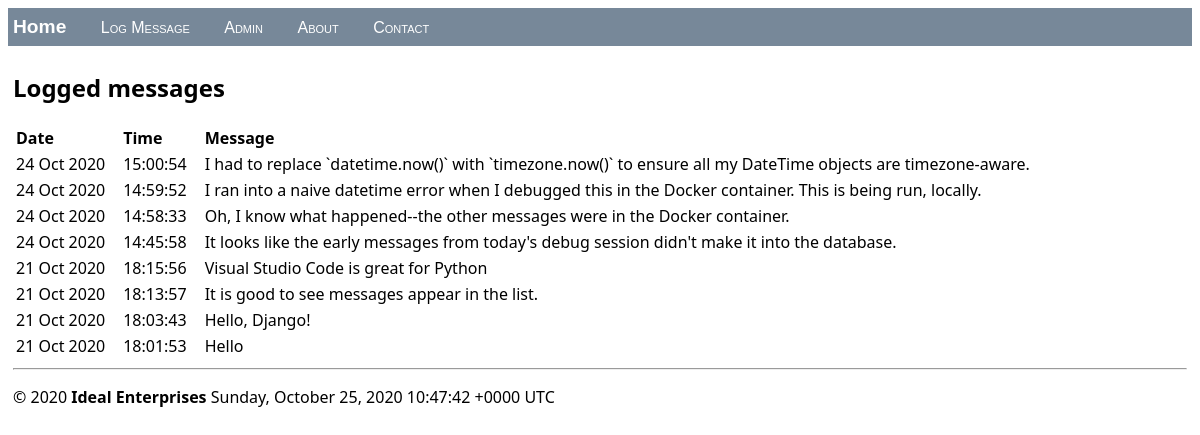
The page / on the database its author committed.
### hello/models.py (models this page shows, shortened)
class LogMessage(models.Model):
    message = models.CharField(max_length=300)
    log_date = models.DateTimeField("date logged")

### hello/views.py (the view)
class HomeListView(ListView):
    model = LogMessage
    def get_context_data(self, **kwargs):
        context = super(HomeListView, self).get_context_data(**kwargs)
        return context

### hello/templates/hello/home.html (shortened to what this page needs)
{% extends "hello/layout.html" %}
{% block content %}
    <h2>Logged messages</h2>
    {% if message_list %}
        <table class="message_list">
            <thead>
            <tr>
                <th>Date</th>
                <th>Time</th>
                <th>Message</th>
            </tr>
            </thead>
            <tbody>
            {% for message in message_list %}
                <tr>
                    <td>{{ message.log_date | date:'d M Y' }}</td>
                    <td>{{ message.log_date | time:'H:i:s' }}</td>
                    <td>
                        {{ message.message }}
                    </td>
                </tr>
            {% endfor %}
            </tbody>
        </table>
    {% else %}
        <p>No messages have been logged. Use the <a href="{% url 'log' %}">Log Message form</a>.</p>
    {% endif %}
{% endblock %}

### hello/templates/hello/layout.html (shortened to what this page needs)
<!DOCTYPE html>
<html>
<head>
    {% load static %}
    <link rel="stylesheet" type="text/css" href="{% static 'hello/site.css' %}"/>
</head>
<body>
<div class="navbar">
    <a href="{% url 'home' %}" class="navbar-brand">Home</a>
    <a href="{% url 'log' %}" class="navbar-item">Log Message</a>
    <a href="/admin/" class="navbar-item">Admin</a>
    <a href="{% url 'about' %}" class="navbar-item">About</a>
    <a href="{% url 'contact' %}" class="navbar-item">Contact</a>
</div>
<div class="body-content">
    {% block content %}
    {% endblock %}
    <hr/>
    <footer>
        <p>© {% now "Y" %}
            <strong>Ideal Enterprises</strong>
            {% now 'l, F d, Y  H:i:s O T' %}</p>
    </footer>
</div>
</body>
</html>

### hello/static/hello/site.css (style rules this page uses)
.message_list th,td { text-align: left; padding-right: 15px; }
.navbar { background-color: lightslategray; font-size: 1em; font-family: 'Trebuchet MS', 'Lucida Sans Unicode', 'Lucida Grande', 'Lucida Sans', Arial, sans-serif; color: white; padding: 8px 5px 8px 5px; }
.navbar a { text-decoration: none; color: inherit; }
.navbar-brand { font-size: 1.2em; font-weight: 600; }
.navbar-item { font-variant: small-caps; margin-left: 30px; }
.body-content { padding: 5px; font-family:'Segoe UI', Tahoma, Geneva, Verdana, sans-serif; }

### rows shown on the page
LogMessage: log_date "24 Oct 2020", log_date "15:00:54", message "I had to replace `datetime.now()` with `timezone.now()` to ensure all my DateTime objects are timezone-aware."
LogMessage: log_date "24 Oct 2020", log_date "14:59:52", message "I ran into a naive datetime error when I debugged this in the Docker container. This is being run, locally."
LogMessage: log_date "24 Oct 2020", log_date "14:58:33", message "Oh, I know what happened--the other messages were in the Docker container."
LogMessage: log_date "24 Oct 2020", log_date "14:45:58", message "It looks like the early messages from today's debug session didn't make it into the database."
LogMessage: log_date "21 Oct 2020", log_date "18:15:56", message "Visual Studio Code is great for Python"
LogMessage: log_date "21 Oct 2020", log_date "18:13:57", message "It is good to see messages appear in the list."
LogMessage: log_date "21 Oct 2020", log_date "18:03:43", message "Hello, Django!"
LogMessage: log_date "21 Oct 2020", log_date "18:01:53", message "Hello"
